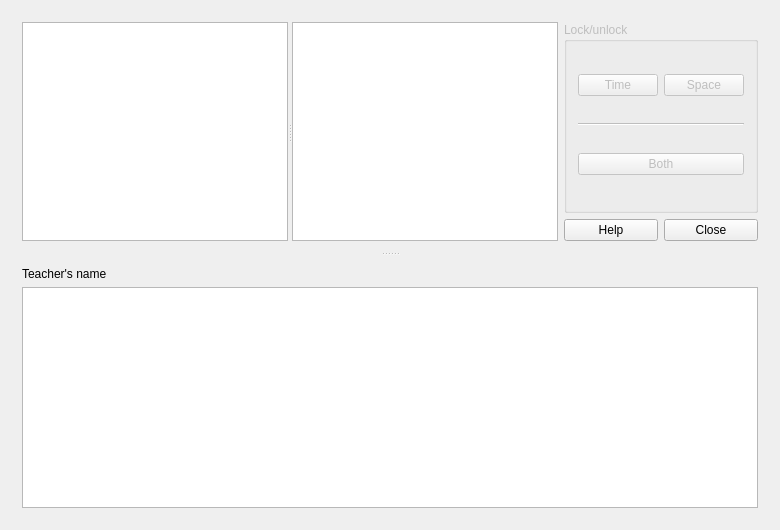
<?xml version="1.0" encoding="UTF-8"?>
<ui version="4.0">
 <class>TimetableViewTeachersForm_template</class>
 <widget class="QDialog" name="TimetableViewTeachersForm_template">
  <property name="geometry">
   <rect>
    <x>0</x>
    <y>0</y>
    <width>780</width>
    <height>530</height>
   </rect>
  </property>
  <property name="windowTitle">
   <string extracomment="Title of dialog to view the teachers timetable">View teachers timetable</string>
  </property>
  <layout class="QGridLayout" name="gridLayout_2">
   <item row="0" column="0">
    <widget class="QSplitter" name="horizontalSplitter">
     <property name="orientation">
      <enum>Qt::Vertical</enum>
     </property>
     <widget class="QWidget" name="layoutWidget">
      <layout class="QHBoxLayout" name="horizontalLayout_3">
       <item>
        <widget class="QSplitter" name="verticalSplitter">
         <property name="orientation">
          <enum>Qt::Horizontal</enum>
         </property>
         <widget class="QListWidget" name="teachersListWidget"/>
         <widget class="QPlainTextEdit" name="detailsTextEdit"/>
        </widget>
       </item>
       <item>
        <layout class="QVBoxLayout" name="verticalLayout_2">
         <item>
          <widget class="QGroupBox" name="groupBox">
           <property name="enabled">
            <bool>false</bool>
           </property>
           <property name="title">
            <string extracomment="This is a group box for locking/unlocking buttons">Lock/unlock</string>
           </property>
           <layout class="QGridLayout" name="gridLayout">
            <item row="0" column="0">
             <layout class="QHBoxLayout" name="horizontalLayout">
              <item>
               <widget class="QPushButton" name="lockTimePushButton">
                <property name="text">
                 <string extracomment="This is a button in a timetable view dialog (There are 3 buttons in total, user can toggle locked/unlocked time, space or both).">Time</string>
                </property>
               </widget>
              </item>
              <item>
               <widget class="QPushButton" name="lockSpacePushButton">
                <property name="text">
                 <string extracomment="This is a button in a timetable view dialog (There are 3 buttons in total, user can toggle locked/unlocked time, space or both).">Space</string>
                </property>
               </widget>
              </item>
             </layout>
            </item>
            <item row="2" column="0">
             <widget class="QPushButton" name="lockTimeSpacePushButton">
              <property name="text">
               <string extracomment="This is a button in a timetable view dialog (There are 3 buttons in total, user can toggle locked/unlocked time, space or both).">Both</string>
              </property>
              <property name="shortcut">
               <string/>
              </property>
             </widget>
            </item>
            <item row="1" column="0">
             <widget class="Line" name="line">
              <property name="orientation">
               <enum>Qt::Horizontal</enum>
              </property>
             </widget>
            </item>
           </layout>
          </widget>
         </item>
         <item>
          <layout class="QHBoxLayout" name="horizontalLayout_2">
           <item>
            <widget class="QPushButton" name="helpPushButton">
             <property name="text">
              <string>Help</string>
             </property>
            </widget>
           </item>
           <item>
            <widget class="QPushButton" name="closePushButton">
             <property name="text">
              <string>Close</string>
             </property>
            </widget>
           </item>
          </layout>
         </item>
        </layout>
       </item>
      </layout>
     </widget>
     <widget class="QWidget" name="layoutWidget2">
      <layout class="QVBoxLayout" name="verticalLayout">
       <item>
        <widget class="QLabel" name="teacherNameTextLabel">
         <property name="sizePolicy">
          <sizepolicy hsizetype="Minimum" vsizetype="Minimum">
           <horstretch>0</horstretch>
           <verstretch>0</verstretch>
          </sizepolicy>
         </property>
         <property name="text">
          <string>Teacher's name</string>
         </property>
         <property name="wordWrap">
          <bool>true</bool>
         </property>
        </widget>
       </item>
       <item>
        <widget class="QTableWidget" name="teachersTimetableTable"/>
       </item>
      </layout>
     </widget>
    </widget>
   </item>
  </layout>
 </widget>
 <layoutdefault spacing="6" margin="11"/>
 <resources/>
 <connections/>
</ui>
